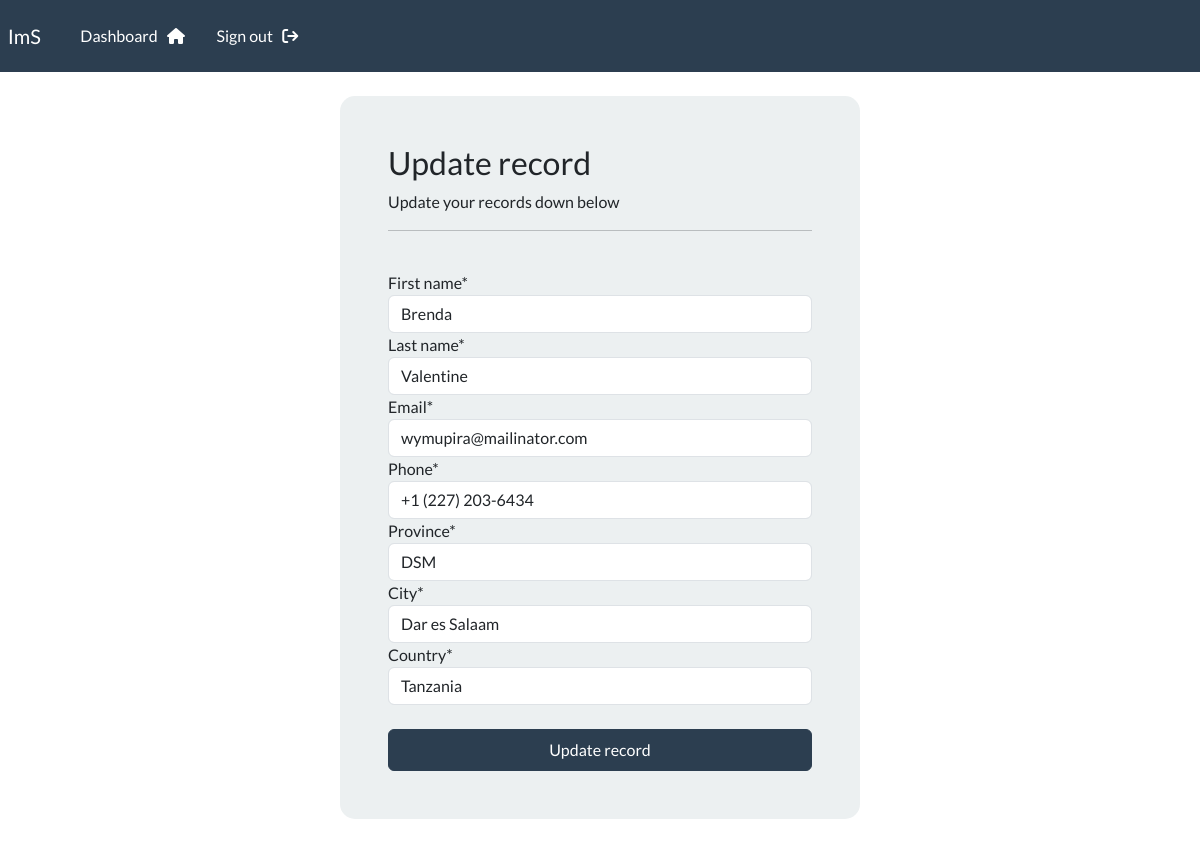
Screenshot of /update-record/2 (signed in) with the database file from the repository.
### webapp/models.py (models this page shows, shortened)
class Record(models.Model):
    creation_date = models.DateTimeField(auto_now_add=True)
    first_name = models.CharField(max_length=100)
    last_name = models.CharField(max_length=100)
    email = models.EmailField()
    phone = models.CharField(max_length=20)
    province = models.CharField(max_length=255)
    city = models.CharField(max_length=255)
    country = models.CharField(max_length=255)

### webapp/views.py (the view)
# urls.py: path('update-record/<int:pk>', views.update_record, name="update-record"),
@login_required(login_url='login')
def update_record(request, pk):
    record = Record.objects.get(id=pk)
    form = UpdateRecordForm(instance=record)
    if request.method == 'POST':
        form = UpdateRecordForm(request.POST, instance=record)
        if form.is_valid():
            form.save()
            messages.success(request,'Your record was updated')
            return redirect("dashboard")
    context = {'form':form}
    return render(request, 'webapp/update-record.html', context=context)

### webapp/forms.py
class UpdateRecordForm(forms.ModelForm):
    class Meta:
        model = Record
        fields =   ['first_name','last_name', 'email', 'phone','province', 'city', 'country']

### webapp/templates/webapp/update-record.html (shortened to what this page needs)
{% extends 'webapp/base.html' %}
{% load crispy_forms_tags %}
{% block content %}
<body>
    <div class="container bg-light shadow-md p-5 form-layout">
        <h3>Update record</h3>
        <p>Update your records down below</p>
        <hr>
        <br>
        <form autocomplete="off" method="POST">
            {{ form|crispy }}
            <br>
            <button type="submit" class="btn btn-primary w-100 btn-block p-2">Update record</button>
        </form>
     </div>
    <br>
</body>
{% endblock %}

### static/css/style.css (style rules this page uses)
.form-layout { border-radius: 15px; width: 520px; }

### rows the page displays
Record: first_name "Brenda", last_name "Valentine", email "wymupira@mailinator.com", phone "+1 (227) 203-6434", province "DSM", city "Dar es Salaam", country "Tanzania"
